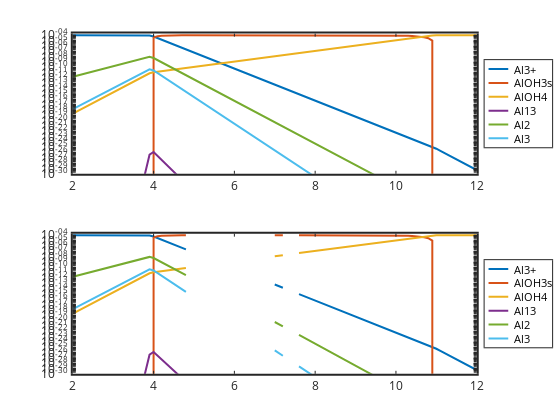

Here is the notebook cell this chart was saved with:
### Code cell
subplot(211)
semilogy(pH,Alp3,'linewidth',2,pH,AlLOH3Rs,'linewidth',2,pH,AlLOHR4m,'linewidth',2, ...
pH,Al13LOHR32p7,'linewidth',2,pH,Al2,'linewidth',2,pH,Al3,'linewidth',2)
 set(gca,'linewidth',2,'fontsize',12)
legend('Al3+','AlOH3s','AlOH4','Al13','Al2','Al3','location','eastoutside')
axis([2 12 1e-30 2e-4])

subplot(212)
semilogy(pH,PAlp3,'linewidth',2,pH,PAlLOH3Rs,'linewidth',2,pH,PAlLOHR4m,'linewidth',2, ...
pH,PAl13LOHR32p7,'linewidth',2,pH,PAl2,'linewidth',2,pH,PAl3,'linewidth',2)
set(gca,'linewidth',2,'fontsize',12)
legend('Al3+','AlOH3s','AlOH4','Al13','Al2','Al3','location','eastoutside')
axis([2 12 1e-30 2e-4])

### Figure 1 — Plotly figure (JSON) as saved in the notebook; plotly's stock layout.template omitted (floating-point values rounded to 4 significant figures; data arrays with more than 128 entries replaced by an {"elided": "..."} marker saying what was removed)
{"data": [{"line": {"color": "rgb(0,113,188)", "dash": "solid", "width": 2}, "marker": {"color": "rgb(0,113,188)", "line": {"color": "rgb(0,113,188)"}, "size": 6, "symbol": "none"}, "mode": "lines", "name": "Al3+", "showlegend": true, "type": "scatter", "visibility": true, "x": [2, 2.1, 2.2, 2.3, 2.4, 2.5, 2.6, 2.7, 2.8, 2.9, 3, 3.1, 3.2, 3.3, 3.4, 3.5, 3.6, 3.7, 3.8, 3.9, 4, 4.1, 4.2, 4.3, 4.4, 4.5, 4.6, 4.7, 4.8, 4.9, 5, 5.1, 5.2, 5.3, 5.4, 5.5, 5.6, 5.7, 5.8, 5.9, 6, 6.1, 6.2, 6.3, 6.4, 6.5, 6.6, 6.7, 6.8, 6.9, 7, 7.1, 7.2, 7.3, 7.4, 7.5, 7.6, 7.7, 7.8, 7.9, 8, 8.1, 8.2, 8.3, 8.4, 8.5, 8.6, 8.7, 8.8, 8.9, 9, 9.1, 9.2, 9.3, 9.4, 9.5, 9.6, 9.7, 9.8, 9.9, 10, 10.1, 10.2, 10.3, 10.4, 10.5, 10.6, 10.7, 10.8, 10.9, 11, 11.1, 11.2, 11.3, 11.4, 11.5, 11.6, 11.7, 11.8, 11.9, 12], "xaxis": "x", "y": [9.989e-05, 9.986e-05, 9.983e-05, 9.978e-05, 9.972e-05, 9.965e-05, 9.956e-05, 9.945e-05, 9.931e-05, 9.913e-05, 9.891e-05, 9.862e-05, 9.827e-05, 9.783e-05, 9.729e-05, 9.66e-05, 9.575e-05, 9.469e-05, 9.339e-05, 9.179e-05, 5.702e-05, 2.858e-05, 1.432e-05, 7.178e-06, 3.597e-06, 1.803e-06, 9.036e-07, 4.529e-07, 2.27e-07, 1.138e-07, 5.702e-08, 2.858e-08, 1.432e-08, 7.178e-09, 3.597e-09, 1.803e-09, 9.036e-10, 4.529e-10, 2.27e-10, 1.138e-10, 5.702e-11, 2.858e-11, 1.432e-11, 7.178e-12, 3.597e-12, 1.803e-12, 9.036e-13, 4.529e-13, 2.27e-13, 1.138e-13, 5.702e-14, 2.858e-14, 1.432e-14, 7.178e-15, 3.597e-15, 1.803e-15, 9.036e-16, 4.529e-16, 2.27e-16, 1.138e-16, 5.702e-17, 2.858e-17, 1.432e-17, 7.178e-18, 3.597e-18, 1.803e-18, 9.036e-19, 4.529e-19, 2.27e-19, 1.138e-19, 5.702e-20, 2.858e-20, 1.432e-20, 7.178e-21, 3.597e-21, 1.803e-21, 9.036e-22, 4.529e-22, 2.27e-22, 1.138e-22, 5.702e-23, 2.858e-23, 1.432e-23, 7.178e-24, 3.597e-24, 1.803e-24, 9.036e-25, 4.529e-25, 2.27e-25, 1.138e-25, 5.012e-26, 1.995e-26, 7.943e-27, 3.162e-27, 1.259e-27, 5.012e-28, 1.995e-28, 7.943e-29, 3.162e-29, 1.259e-29, 5.012e-30], "yaxis": "y"}, {"line": {"color": "rgb(216,82,24)", "dash": "solid", "width": 2}, "marker": {"color": "rgb(216,82,24)", "line": {"color": "rgb(216,82,24)"}, "size": 6, "symbol": "none"}, "mode": "lines", "name": "AlOH3s", "showlegend": true, "type": "scatter", "visibility": true, "x": [2, 2.1, 2.2, 2.3, 2.4, 2.5, 2.6, 2.7, 2.8, 2.9, 3, 3.1, 3.2, 3.3, 3.4, 3.5, 3.6, 3.7, 3.8, 3.9, 4, 4.1, 4.2, 4.3, 4.4, 4.5, 4.6, 4.7, 4.8, 4.9, 5, 5.1, 5.2, 5.3, 5.4, 5.5, 5.6, 5.7, 5.8, 5.9, 6, 6.1, 6.2, 6.3, 6.4, 6.5, 6.6, 6.7, 6.8, 6.9, 7, 7.1, 7.2, 7.3, 7.4, 7.5, 7.6, 7.7, 7.8, 7.9, 8, 8.1, 8.2, 8.3, 8.4, 8.5, 8.6, 8.7, 8.8, 8.9, 9, 9.1, 9.2, 9.3, 9.4, 9.5, 9.6, 9.7, 9.8, 9.9, 10, 10.1, 10.2, 10.3, 10.4, 10.5, 10.6, 10.7, 10.8, 10.9, 11, 11.1, 11.2, 11.3, 11.4, 11.5, 11.6, 11.7, 11.8, 11.9, 12], "xaxis": "x", "y": [0, 0, 0, 0, 0, 0, 0, 0, 0, 0, 0, 0, 0, 0, 0, 0, 0, 0, 0, 0, 3.653e-05, 6.733e-05, 8.308e-05, 9.117e-05, 9.535e-05, 9.752e-05, 9.866e-05, 9.927e-05, 9.959e-05, 9.977e-05, 9.987e-05, 9.992e-05, 9.995e-05, 9.997e-05, 9.998e-05, 9.999e-05, 9.999e-05, 9.999e-05, 0.0001, 0.0001, 0.0001, 0.0001, 0.0001, 0.0001, 0.0001, 0.0001, 0.0001, 9.999e-05, 9.999e-05, 9.999e-05, 9.999e-05, 9.999e-05, 9.998e-05, 9.998e-05, 9.997e-05, 9.996e-05, 9.995e-05, 9.994e-05, 9.993e-05, 9.991e-05, 9.989e-05, 9.986e-05, 9.982e-05, 9.977e-05, 9.971e-05, 9.964e-05, 9.955e-05, 9.943e-05, 9.928e-05, 9.91e-05, 9.886e-05, 9.857e-05, 9.82e-05, 9.773e-05, 9.714e-05, 9.64e-05, 9.547e-05, 9.43e-05, 9.282e-05, 9.096e-05, 8.862e-05, 8.568e-05, 8.197e-05, 7.73e-05, 7.142e-05, 6.403e-05, 5.471e-05, 4.298e-05, 2.822e-05, 9.635e-06, 0, 0, 0, 0, 0, 0, 0, 0, 0, 0, 0], "yaxis": "y"}, {"line": {"color": "rgb(236,176,31)", "dash": "solid", "width": 2}, "marker": {"color": "rgb(236,176,31)", "line": {"color": "rgb(236,176,31)"}, "size": 6, "symbol": "none"}, "mode": "lines", "name": "AlOH4", "showlegend": true, "type": "scatter", "visibility": true, "x": [2, 2.1, 2.2, 2.3, 2.4, 2.5, 2.6, 2.7, 2.8, 2.9, 3, 3.1, 3.2, 3.3, 3.4, 3.5, 3.6, 3.7, 3.8, 3.9, 4, 4.1, 4.2, 4.3, 4.4, 4.5, 4.6, 4.7, 4.8, 4.9, 5, 5.1, 5.2, 5.3, 5.4, 5.5, 5.6, 5.7, 5.8, 5.9, 6, 6.1, 6.2, 6.3, 6.4, 6.5, 6.6, 6.7, 6.8, 6.9, 7, 7.1, 7.2, 7.3, 7.4, 7.5, 7.6, 7.7, 7.8, 7.9, 8, 8.1, 8.2, 8.3, 8.4, 8.5, 8.6, 8.7, 8.8, 8.9, 9, 9.1, 9.2, 9.3, 9.4, 9.5, 9.6, 9.7, 9.8, 9.9, 10, 10.1, 10.2, 10.3, 10.4, 10.5, 10.6, 10.7, 10.8, 10.9, 11, 11.1, 11.2, 11.3, 11.4, 11.5, 11.6, 11.7, 11.8, 11.9, 12], "xaxis": "x", "y": [1.993e-19, 5.005e-19, 1.257e-18, 3.155e-18, 7.921e-18, 1.988e-17, 4.99e-17, 1.252e-16, 3.14e-16, 7.874e-16, 1.973e-15, 4.943e-15, 1.237e-14, 3.094e-14, 7.728e-14, 1.927e-13, 4.799e-13, 1.192e-12, 2.953e-12, 7.291e-12, 1.138e-11, 1.432e-11, 1.803e-11, 2.27e-11, 2.858e-11, 3.597e-11, 4.529e-11, 5.702e-11, 7.178e-11, 9.036e-11, 1.138e-10, 1.432e-10, 1.803e-10, 2.27e-10, 2.858e-10, 3.597e-10, 4.529e-10, 5.702e-10, 7.178e-10, 9.036e-10, 1.138e-09, 1.432e-09, 1.803e-09, 2.27e-09, 2.858e-09, 3.597e-09, 4.529e-09, 5.702e-09, 7.178e-09, 9.036e-09, 1.138e-08, 1.432e-08, 1.803e-08, 2.27e-08, 2.858e-08, 3.597e-08, 4.529e-08, 5.702e-08, 7.178e-08, 9.036e-08, 1.138e-07, 1.432e-07, 1.803e-07, 2.27e-07, 2.858e-07, 3.597e-07, 4.529e-07, 5.702e-07, 7.178e-07, 9.036e-07, 1.138e-06, 1.432e-06, 1.803e-06, 2.27e-06, 2.858e-06, 3.597e-06, 4.529e-06, 5.702e-06, 7.178e-06, 9.036e-06, 1.138e-05, 1.432e-05, 1.803e-05, 2.27e-05, 2.858e-05, 3.597e-05, 4.529e-05, 5.702e-05, 7.178e-05, 9.036e-05, 0.0001, 0.0001, 0.0001, 0.0001, 0.0001, 0.0001, 0.0001, 0.0001, 0.0001, 0.0001, 0.0001], "yaxis": "y"}, {"line": {"color": "rgb(125,46,141)", "dash": "solid", "width": 2}, "marker": {"color": "rgb(125,46,141)", "line": {"color": "rgb(125,46,141)"}, "size": 6, "symbol": "none"}, "mode": "lines", "name": "Al13", "showlegend": true, "type": "scatter", "visibility": true, "x": [2, 2.1, 2.2, 2.3, 2.4, 2.5, 2.6, 2.7, 2.8, 2.9, 3, 3.1, 3.2, 3.3, 3.4, 3.5, 3.6, 3.7, 3.8, 3.9, 4, 4.1, 4.2, 4.3, 4.4, 4.5, 4.6, 4.7, 4.8, 4.9, 5, 5.1, 5.2, 5.3, 5.4, 5.5, 5.6, 5.7, 5.8, 5.9, 6, 6.1, 6.2, 6.3, 6.4, 6.5, 6.6, 6.7, 6.8, 6.9, 7, 7.1, 7.2, 7.3, 7.4, 7.5, 7.6, 7.7, 7.8, 7.9, 8, 8.1, 8.2, 8.3, 8.4, 8.5, 8.6, 8.7, 8.8, 8.9, 9, 9.1, 9.2, 9.3, 9.4, 9.5, 9.6, 9.7, 9.8, 9.9, 10, 10.1, 10.2, 10.3, 10.4, 10.5, 10.6, 10.7, 10.8, 10.9, 11, 11.1, 11.2, 11.3, 11.4, 11.5, 11.6, 11.7, 11.8, 11.9, 12], "xaxis": "x", "y": [1.836e-87, 2.898e-84, 4.572e-81, 7.204e-78, 1.133e-74, 1.78e-71, 2.788e-68, 4.353e-65, 6.773e-62, 1.049e-58, 1.614e-55, 2.465e-52, 3.73e-49, 5.577e-46, 8.215e-43, 1.188e-39, 1.678e-36, 2.302e-33, 3.047e-30, 3.856e-27, 1.253e-26, 2.5e-27, 4.989e-28, 9.954e-29, 1.986e-29, 3.963e-30, 7.907e-31, 1.578e-31, 3.148e-32, 6.281e-33, 1.253e-33, 2.5e-34, 4.989e-35, 9.954e-36, 1.986e-36, 3.963e-37, 7.907e-38, 1.578e-38, 3.148e-39, 6.281e-40, 1.253e-40, 2.5e-41, 4.989e-42, 9.954e-43, 1.986e-43, 3.963e-44, 7.907e-45, 1.578e-45, 3.148e-46, 6.281e-47, 1.253e-47, 2.5e-48, 4.989e-49, 9.954e-50, 1.986e-50, 3.963e-51, 7.907e-52, 1.578e-52, 3.148e-53, 6.281e-54, 1.253e-54, 2.5e-55, 4.989e-56, 9.954e-57, 1.986e-57, 3.963e-58, 7.907e-59, 1.578e-59, 3.148e-60, 6.281e-61, 1.253e-61, 2.5e-62, 4.989e-63, 9.954e-64, 1.986e-64, 3.963e-65, 7.907e-66, 1.578e-66, 3.148e-67, 6.281e-68, 1.253e-68, 2.5e-69, 4.989e-70, 9.954e-71, 1.986e-71, 3.963e-72, 7.907e-73, 1.578e-73, 3.148e-74, 6.281e-75, 2.344e-76, 2.344e-78, 2.344e-80, 2.344e-82, 2.344e-84, 2.344e-86, 2.344e-88, 2.344e-90, 2.344e-92, 2.344e-94, 2.344e-96], "yaxis": "y"}, {"line": {"color": "rgb(118,171,47)", "dash": "solid", "width": 2}, "marker": {"color": "rgb(118,171,47)", "line": {"color": "rgb(118,171,47)"}, "size": 6, "symbol": "none"}, "mode": "lines", "name": "Al2", "showlegend": true, "type": "scatter", "visibility": true, "x": [2, 2.1, 2.2, 2.3, 2.4, 2.5, 2.6, 2.7, 2.8, 2.9, 3, 3.1, 3.2, 3.3, 3.4, 3.5, 3.6, 3.7, 3.8, 3.9, 4, 4.1, 4.2, 4.3, 4.4, 4.5, 4.6, 4.7, 4.8, 4.9, 5, 5.1, 5.2, 5.3, 5.4, 5.5, 5.6, 5.7, 5.8, 5.9, 6, 6.1, 6.2, 6.3, 6.4, 6.5, 6.6, 6.7, 6.8, 6.9, 7, 7.1, 7.2, 7.3, 7.4, 7.5, 7.6, 7.7, 7.8, 7.9, 8, 8.1, 8.2, 8.3, 8.4, 8.5, 8.6, 8.7, 8.8, 8.9, 9, 9.1, 9.2, 9.3, 9.4, 9.5, 9.6, 9.7, 9.8, 9.9, 10, 10.1, 10.2, 10.3, 10.4, 10.5, 10.6, 10.7, 10.8, 10.9, 11, 11.1, 11.2, 11.3, 11.4, 11.5, 11.6, 11.7, 11.8, 11.9, 12], "xaxis": "x", "y": [1.617e-12, 2.562e-12, 4.058e-12, 6.425e-12, 1.017e-11, 1.61e-11, 2.547e-11, 4.027e-11, 6.364e-11, 1.005e-10, 1.586e-10, 2.499e-10, 3.933e-10, 6.177e-10, 9.68e-10, 1.513e-09, 2.355e-09, 3.651e-09, 5.629e-09, 8.617e-09, 5.27e-09, 2.098e-09, 8.352e-10, 3.325e-10, 1.324e-10, 5.27e-11, 2.098e-11, 8.352e-12, 3.325e-12, 1.324e-12, 5.27e-13, 2.098e-13, 8.352e-14, 3.325e-14, 1.324e-14, 5.27e-15, 2.098e-15, 8.352e-16, 3.325e-16, 1.324e-16, 5.27e-17, 2.098e-17, 8.352e-18, 3.325e-18, 1.324e-18, 5.27e-19, 2.098e-19, 8.352e-20, 3.325e-20, 1.324e-20, 5.27e-21, 2.098e-21, 8.352e-22, 3.325e-22, 1.324e-22, 5.27e-23, 2.098e-23, 8.352e-24, 3.325e-24, 1.324e-24, 5.27e-25, 2.098e-25, 8.352e-26, 3.325e-26, 1.324e-26, 5.27e-27, 2.098e-27, 8.352e-28, 3.325e-28, 1.324e-28, 5.27e-29, 2.098e-29, 8.352e-30, 3.325e-30, 1.324e-30, 5.27e-31, 2.098e-31, 8.352e-32, 3.325e-32, 1.324e-32, 5.27e-33, 2.098e-33, 8.352e-34, 3.325e-34, 1.324e-34, 5.27e-35, 2.098e-35, 8.352e-36, 3.325e-36, 1.324e-36, 4.072e-37, 1.023e-37, 2.569e-38, 6.454e-39, 1.621e-39, 4.072e-40, 1.023e-40, 2.569e-41, 6.454e-42, 1.621e-42, 4.072e-43], "yaxis": "y"}, {"line": {"color": "rgb(76,189,237)", "dash": "solid", "width": 2}, "marker": {"color": "rgb(76,189,237)", "line": {"color": "rgb(76,189,237)"}, "size": 6, "symbol": "none"}, "mode": "lines", "name": "Al3", "showlegend": true, "type": "scatter", "visibility": true, "x": [2, 2.1, 2.2, 2.3, 2.4, 2.5, 2.6, 2.7, 2.8, 2.9, 3, 3.1, 3.2, 3.3, 3.4, 3.5, 3.6, 3.7, 3.8, 3.9, 4, 4.1, 4.2, 4.3, 4.4, 4.5, 4.6, 4.7, 4.8, 4.9, 5, 5.1, 5.2, 5.3, 5.4, 5.5, 5.6, 5.7, 5.8, 5.9, 6, 6.1, 6.2, 6.3, 6.4, 6.5, 6.6, 6.7, 6.8, 6.9, 7, 7.1, 7.2, 7.3, 7.4, 7.5, 7.6, 7.7, 7.8, 7.9, 8, 8.1, 8.2, 8.3, 8.4, 8.5, 8.6, 8.7, 8.8, 8.9, 9, 9.1, 9.2, 9.3, 9.4, 9.5, 9.6, 9.7, 9.8, 9.9, 10, 10.1, 10.2, 10.3, 10.4, 10.5, 10.6, 10.7, 10.8, 10.9, 11, 11.1, 11.2, 11.3, 11.4, 11.5, 11.6, 11.7, 11.8, 11.9, 12], "xaxis": "x", "y": [1.313e-18, 3.295e-18, 8.268e-18, 2.074e-17, 5.201e-17, 1.304e-16, 3.266e-16, 8.175e-16, 2.045e-15, 5.109e-15, 1.275e-14, 3.174e-14, 7.889e-14, 1.955e-13, 4.829e-13, 1.188e-12, 2.905e-12, 7.058e-12, 1.701e-11, 4.056e-11, 2.442e-11, 7.721e-12, 2.442e-12, 7.721e-13, 2.442e-13, 7.721e-14, 2.442e-14, 7.721e-15, 2.442e-15, 7.721e-16, 2.442e-16, 7.721e-17, 2.442e-17, 7.721e-18, 2.442e-18, 7.721e-19, 2.442e-19, 7.721e-20, 2.442e-20, 7.721e-21, 2.442e-21, 7.721e-22, 2.442e-22, 7.721e-23, 2.442e-23, 7.721e-24, 2.442e-24, 7.721e-25, 2.442e-25, 7.721e-26, 2.442e-26, 7.721e-27, 2.442e-27, 7.721e-28, 2.442e-28, 7.721e-29, 2.442e-29, 7.721e-30, 2.442e-30, 7.721e-31, 2.442e-31, 7.721e-32, 2.442e-32, 7.721e-33, 2.442e-33, 7.721e-34, 2.442e-34, 7.721e-35, 2.442e-35, 7.721e-36, 2.442e-36, 7.721e-37, 2.442e-37, 7.721e-38, 2.442e-38, 7.721e-39, 2.442e-39, 7.721e-40, 2.442e-40, 7.721e-41, 2.442e-41, 7.721e-42, 2.442e-42, 7.721e-43, 2.442e-43, 7.721e-44, 2.442e-44, 7.721e-45, 2.442e-45, 7.721e-46, 1.658e-46, 2.628e-47, 4.166e-48, 6.602e-49, 1.046e-49, 1.658e-50, 2.628e-51, 4.166e-52, 6.602e-53, 1.046e-53, 1.658e-54], "yaxis": "y"}, {"hoverinfo": "none", "line": {"color": "rgb(0,113,188)", "dash": "solid", "width": 2}, "marker": {"color": "rgb(0,113,188)", "line": {"color": "rgb(0,113,188)"}, "size": 6, "symbol": "none"}, "mode": "lines", "name": "", "showlegend": false, "type": "scatter", "visibility": true, "x": [3, 18], "xaxis": "x2", "y": [6.78, 6.78], "yaxis": "y2"}, {"hoverinfo": "none", "line": {"color": "rgb(216,82,24)", "dash": "solid", "width": 2}, "marker": {"color": "rgb(216,82,24)", "line": {"color": "rgb(216,82,24)"}, "size": 6, "symbol": "none"}, "mode": "lines", "name": "", "showlegend": false, "type": "scatter", "visibility": true, "x": [3, 18], "xaxis": "x2", "y": [17.34, 17.34], "yaxis": "y2"}, {"hoverinfo": "none", "line": {"color": "rgb(236,176,31)", "dash": "solid", "width": 2}, "marker": {"color": "rgb(236,176,31)", "line": {"color": "rgb(236,176,31)"}, "size": 6, "symbol": "none"}, "mode": "lines", "name": "", "showlegend": false, "type": "scatter", "visibility": true, "x": [3, 18], "xaxis": "x2", "y": [27.9, 27.9], "yaxis": "y2"}, {"hoverinfo": "none", "line": {"color": "rgb(125,46,141)", "dash": "solid", "width": 2}, "marker": {"color": "rgb(125,46,141)", "line": {"color": "rgb(125,46,141)"}, "size": 6, "symbol": "none"}, "mode": "lines", "name": "", "showlegend": false, "type": "scatter", "visibility": true, "x": [3, 18], "xaxis": "x2", "y": [38.46, 38.46], "yaxis": "y2"}, {"hoverinfo": "none", "line": {"color": "rgb(118,171,47)", "dash": "solid", "width": 2}, "marker": {"color": "rgb(118,171,47)", "line": {"color": "rgb(118,171,47)"}, "size": 6, "symbol": "none"}, "mode": "lines", "name": "", "showlegend": false, "type": "scatter", "visibility": true, "x": [3, 18], "xaxis": "x2", "y": [49.02, 49.02], "yaxis": "y2"}, {"hoverinfo": "none", "line": {"color": "rgb(76,189,237)", "dash": "solid", "width": 2}, "marker": {"color": "rgb(76,189,237)", "line": {"color": "rgb(76,189,237)"}, "size": 6, "symbol": "none"}, "mode": "lines", "name": "", "showlegend": false, "type": "scatter", "visibility": true, "x": [3, 18], "xaxis": "x2", "y": [59.58, 59.58], "yaxis": "y2"}, {"line": {"color": "rgb(0,113,188)", "dash": "solid", "width": 2}, "marker": {"color": "rgb(0,113,188)", "line": {"color": "rgb(0,113,188)"}, "size": 6, "symbol": "none"}, "mode": "lines", "name": "Al3+", "showlegend": true, "type": "scatter", "visibility": true, "x": [2, 2.1, 2.2, 2.3, 2.4, 2.5, 2.6, 2.7, 2.8, 2.9, 3, 3.1, 3.2, 3.3, 3.4, 3.5, 3.6, 3.7, 3.8, 3.9, 4, 4.1, 4.2, 4.3, 4.4, 4.5, 4.6, 4.7, 4.8, 4.9, 5, 5.1, 5.2, 5.3, 5.4, 5.5, 5.6, 5.7, 5.8, 5.9, 6, 6.1, 6.2, 6.3, 6.4, 6.5, 6.6, 6.7, 6.8, 6.9, 7, 7.1, 7.2, 7.3, 7.4, 7.5, 7.6, 7.7, 7.8, 7.9, 8, 8.1, 8.2, 8.3, 8.4, 8.5, 8.6, 8.7, 8.8, 8.9, 9, 9.1, 9.2, 9.3, 9.4, 9.5, 9.6, 9.7, 9.8, 9.9, 10, 10.1, 10.2, 10.3, 10.4, 10.5, 10.6, 10.7, 10.8, 10.9, 11, 11.1, 11.2, 11.3, 11.4, 11.5, 11.6, 11.7, 11.8, 11.9, 12], "xaxis": "x3", "y": [9.989e-05, 9.986e-05, 9.983e-05, 9.978e-05, 9.972e-05, 9.965e-05, 9.956e-05, 9.945e-05, 9.931e-05, 9.913e-05, 9.891e-05, 9.863e-05, 9.827e-05, 9.783e-05, 9.729e-05, 9.66e-05, 9.575e-05, 9.469e-05, 9.339e-05, 9.179e-05, 5.702e-05, 2.858e-05, 1.432e-05, 7.178e-06, 3.598e-06, 1.803e-06, 9.037e-07, 4.529e-07, 2.27e-07, null, null, null, null, null, null, 1.803e-09, null, null, null, null, null, null, null, null, 3.598e-12, null, null, null, null, null, 5.702e-14, 2.858e-14, 1.432e-14, null, 3.598e-15, null, 9.037e-16, 4.529e-16, 2.27e-16, 1.138e-16, 5.702e-17, 2.858e-17, 1.432e-17, 7.178e-18, 3.598e-18, 1.803e-18, 9.037e-19, 4.529e-19, 2.27e-19, 1.138e-19, 5.702e-20, 2.858e-20, 1.432e-20, 7.178e-21, 3.598e-21, 1.803e-21, 9.037e-22, 4.529e-22, 2.27e-22, 1.138e-22, 5.702e-23, 2.858e-23, 1.432e-23, 7.178e-24, 3.598e-24, 1.803e-24, 9.037e-25, 4.529e-25, 2.27e-25, 1.138e-25, 5.013e-26, 1.996e-26, 7.945e-27, 3.163e-27, 1.259e-27, 5.013e-28, 1.996e-28, 7.947e-29, 3.164e-29, 1.26e-29, 5.016e-30], "yaxis": "y3"}, {"line": {"color": "rgb(216,82,24)", "dash": "solid", "width": 2}, "marker": {"color": "rgb(216,82,24)", "line": {"color": "rgb(216,82,24)"}, "size": 6, "symbol": "none"}, "mode": "lines", "name": "AlOH3s", "showlegend": true, "type": "scatter", "visibility": true, "x": [2, 2.1, 2.2, 2.3, 2.4, 2.5, 2.6, 2.7, 2.8, 2.9, 3, 3.1, 3.2, 3.3, 3.4, 3.5, 3.6, 3.7, 3.8, 3.9, 4, 4.1, 4.2, 4.3, 4.4, 4.5, 4.6, 4.7, 4.8, 4.9, 5, 5.1, 5.2, 5.3, 5.4, 5.5, 5.6, 5.7, 5.8, 5.9, 6, 6.1, 6.2, 6.3, 6.4, 6.5, 6.6, 6.7, 6.8, 6.9, 7, 7.1, 7.2, 7.3, 7.4, 7.5, 7.6, 7.7, 7.8, 7.9, 8, 8.1, 8.2, 8.3, 8.4, 8.5, 8.6, 8.7, 8.8, 8.9, 9, 9.1, 9.2, 9.3, 9.4, 9.5, 9.6, 9.7, 9.8, 9.9, 10, 10.1, 10.2, 10.3, 10.4, 10.5, 10.6, 10.7, 10.8, 10.9, 11, 11.1, 11.2, 11.3, 11.4, 11.5, 11.6, 11.7, 11.8, 11.9, 12], "xaxis": "x3", "y": [0, 0, 0, 0, 0, 0, 0, 0, 0, 0, 0, 0, 0, 0, 0, 0, 0, 0, 0, 0, 3.653e-05, 6.733e-05, 8.308e-05, 9.117e-05, 9.535e-05, 9.752e-05, 9.866e-05, 9.927e-05, 9.959e-05, null, null, null, null, null, null, 9.999e-05, null, null, null, null, null, null, null, null, 0.0001, null, null, null, null, null, 9.999e-05, 9.999e-05, 9.998e-05, null, 9.997e-05, null, 9.995e-05, 9.994e-05, 9.993e-05, 9.991e-05, 9.989e-05, 9.986e-05, 9.982e-05, 9.977e-05, 9.971e-05, 9.964e-05, 9.955e-05, 9.943e-05, 9.928e-05, 9.91e-05, 9.886e-05, 9.857e-05, 9.82e-05, 9.773e-05, 9.714e-05, 9.64e-05, 9.547e-05, 9.43e-05, 9.282e-05, 9.096e-05, 8.862e-05, 8.568e-05, 8.197e-05, 7.73e-05, 7.142e-05, 6.403e-05, 5.471e-05, 4.299e-05, 2.822e-05, 9.638e-06, 0, 0, 0, 0, 0, 0, 0, 0, 0, 0, 0], "yaxis": "y3"}, {"line": {"color": "rgb(236,176,31)", "dash": "solid", "width": 2}, "marker": {"color": "rgb(236,176,31)", "line": {"color": "rgb(236,176,31)"}, "size": 6, "symbol": "none"}, "mode": "lines", "name": "AlOH4", "showlegend": true, "type": "scatter", "visibility": true, "x": [2, 2.1, 2.2, 2.3, 2.4, 2.5, 2.6, 2.7, 2.8, 2.9, 3, 3.1, 3.2, 3.3, 3.4, 3.5, 3.6, 3.7, 3.8, 3.9, 4, 4.1, 4.2, 4.3, 4.4, 4.5, 4.6, 4.7, 4.8, 4.9, 5, 5.1, 5.2, 5.3, 5.4, 5.5, 5.6, 5.7, 5.8, 5.9, 6, 6.1, 6.2, 6.3, 6.4, 6.5, 6.6, 6.7, 6.8, 6.9, 7, 7.1, 7.2, 7.3, 7.4, 7.5, 7.6, 7.7, 7.8, 7.9, 8, 8.1, 8.2, 8.3, 8.4, 8.5, 8.6, 8.7, 8.8, 8.9, 9, 9.1, 9.2, 9.3, 9.4, 9.5, 9.6, 9.7, 9.8, 9.9, 10, 10.1, 10.2, 10.3, 10.4, 10.5, 10.6, 10.7, 10.8, 10.9, 11, 11.1, 11.2, 11.3, 11.4, 11.5, 11.6, 11.7, 11.8, 11.9, 12], "xaxis": "x3", "y": [1.992e-19, 5.002e-19, 1.256e-18, 3.154e-18, 7.918e-18, 1.988e-17, 4.989e-17, 1.252e-16, 3.14e-16, 7.873e-16, 1.973e-15, 4.942e-15, 1.237e-14, 3.093e-14, 7.727e-14, 1.927e-13, 4.798e-13, 1.192e-12, 2.953e-12, 7.29e-12, 1.138e-11, 1.432e-11, 1.803e-11, 2.27e-11, 2.858e-11, 3.597e-11, 4.529e-11, 5.702e-11, 7.178e-11, null, null, null, null, null, null, 3.597e-10, null, null, null, null, null, null, null, null, 2.858e-09, null, null, null, null, null, 1.138e-08, 1.432e-08, 1.803e-08, null, 2.858e-08, null, 4.529e-08, 5.702e-08, 7.178e-08, 9.036e-08, 1.138e-07, 1.432e-07, 1.803e-07, 2.27e-07, 2.858e-07, 3.597e-07, 4.529e-07, 5.702e-07, 7.178e-07, 9.036e-07, 1.138e-06, 1.432e-06, 1.803e-06, 2.27e-06, 2.858e-06, 3.597e-06, 4.529e-06, 5.702e-06, 7.178e-06, 9.036e-06, 1.138e-05, 1.432e-05, 1.803e-05, 2.27e-05, 2.858e-05, 3.597e-05, 4.529e-05, 5.701e-05, 7.178e-05, 9.036e-05, 0.0001, 0.0001, 0.0001, 0.0001, 0.0001, 0.0001, 0.0001, 0.0001, 0.0001, 0.0001, 0.0001], "yaxis": "y3"}, {"line": {"color": "rgb(125,46,141)", "dash": "solid", "width": 2}, "marker": {"color": "rgb(125,46,141)", "line": {"color": "rgb(125,46,141)"}, "size": 6, "symbol": "none"}, "mode": "lines", "name": "Al13", "showlegend": true, "type": "scatter", "visibility": true, "x": [2, 2.1, 2.2, 2.3, 2.4, 2.5, 2.6, 2.7, 2.8, 2.9, 3, 3.1, 3.2, 3.3, 3.4, 3.5, 3.6, 3.7, 3.8, 3.9, 4, 4.1, 4.2, 4.3, 4.4, 4.5, 4.6, 4.7, 4.8, 4.9, 5, 5.1, 5.2, 5.3, 5.4, 5.5, 5.6, 5.7, 5.8, 5.9, 6, 6.1, 6.2, 6.3, 6.4, 6.5, 6.6, 6.7, 6.8, 6.9, 7, 7.1, 7.2, 7.3, 7.4, 7.5, 7.6, 7.7, 7.8, 7.9, 8, 8.1, 8.2, 8.3, 8.4, 8.5, 8.6, 8.7, 8.8, 8.9, 9, 9.1, 9.2, 9.3, 9.4, 9.5, 9.6, 9.7, 9.8, 9.9, 10, 10.1, 10.2, 10.3, 10.4, 10.5, 10.6, 10.7, 10.8, 10.9, 11, 11.1, 11.2, 11.3, 11.4, 11.5, 11.6, 11.7, 11.8, 11.9, 12], "xaxis": "x3", "y": [0, 0, 0, 0, 0, 0, 0, 0, 0, 0, 0, 0, 0, 0, 0, 1.187e-39, 1.677e-36, 2.301e-33, 3.045e-30, 3.854e-27, 1.253e-26, 2.501e-27, 4.989e-28, 9.955e-29, 1.986e-29, 3.963e-30, 7.908e-31, 1.578e-31, 3.148e-32, null, null, null, null, null, null, 3.963e-37, null, null, null, null, null, null, null, null, 0, null, null, null, null, null, 0, 0, 0, null, 0, null, 0, 0, 0, 0, 0, 0, 0, 0, 0, 0, 0, 0, 0, 0, 0, 0, 0, 0, 0, 0, 0, 0, 0, 0, 0, 0, 0, 0, 0, 0, 0, 0, 0, 0, 0, 0, 0, 0, 0, 0, 0, 0, 0, 0, 0], "yaxis": "y3"}, {"line": {"color": "rgb(118,171,47)", "dash": "solid", "width": 2}, "marker": {"color": "rgb(118,171,47)", "line": {"color": "rgb(118,171,47)"}, "size": 6, "symbol": "none"}, "mode": "lines", "name": "Al2", "showlegend": true, "type": "scatter", "visibility": true, "x": [2, 2.1, 2.2, 2.3, 2.4, 2.5, 2.6, 2.7, 2.8, 2.9, 3, 3.1, 3.2, 3.3, 3.4, 3.5, 3.6, 3.7, 3.8, 3.9, 4, 4.1, 4.2, 4.3, 4.4, 4.5, 4.6, 4.7, 4.8, 4.9, 5, 5.1, 5.2, 5.3, 5.4, 5.5, 5.6, 5.7, 5.8, 5.9, 6, 6.1, 6.2, 6.3, 6.4, 6.5, 6.6, 6.7, 6.8, 6.9, 7, 7.1, 7.2, 7.3, 7.4, 7.5, 7.6, 7.7, 7.8, 7.9, 8, 8.1, 8.2, 8.3, 8.4, 8.5, 8.6, 8.7, 8.8, 8.9, 9, 9.1, 9.2, 9.3, 9.4, 9.5, 9.6, 9.7, 9.8, 9.9, 10, 10.1, 10.2, 10.3, 10.4, 10.5, 10.6, 10.7, 10.8, 10.9, 11, 11.1, 11.2, 11.3, 11.4, 11.5, 11.6, 11.7, 11.8, 11.9, 12], "xaxis": "x3", "y": [1.617e-12, 2.561e-12, 4.057e-12, 6.424e-12, 1.017e-11, 1.61e-11, 2.546e-11, 4.027e-11, 6.364e-11, 1.005e-10, 1.586e-10, 2.499e-10, 3.932e-10, 6.177e-10, 9.68e-10, 1.513e-09, 2.355e-09, 3.651e-09, 5.628e-09, 8.617e-09, 5.27e-09, 2.098e-09, 8.353e-10, 3.325e-10, 1.324e-10, 5.27e-11, 2.098e-11, 8.353e-12, 3.325e-12, null, null, null, null, null, null, 5.27e-15, null, null, null, null, null, null, null, null, 1.324e-18, null, null, null, null, null, 5.27e-21, 2.098e-21, 8.353e-22, null, 1.324e-22, null, 2.098e-23, 8.353e-24, 3.325e-24, 1.324e-24, 5.27e-25, 2.098e-25, 8.353e-26, 3.325e-26, 1.324e-26, 5.27e-27, 2.098e-27, 8.353e-28, 3.325e-28, 1.324e-28, 5.27e-29, 2.098e-29, 8.353e-30, 3.325e-30, 1.324e-30, 5.27e-31, 2.098e-31, 8.353e-32, 3.325e-32, 1.324e-32, 5.27e-33, 2.098e-33, 8.353e-34, 3.325e-34, 1.324e-34, 5.27e-35, 2.098e-35, 8.353e-36, 3.325e-36, 1.324e-36, 4.073e-37, 1.023e-37, 2.57e-38, 6.456e-39, 1.622e-39, 4.074e-40, 1.023e-40, 0, 0, 0, 0], "yaxis": "y3"}, {"line": {"color": "rgb(76,189,237)", "dash": "solid", "width": 2}, "marker": {"color": "rgb(76,189,237)", "line": {"color": "rgb(76,189,237)"}, "size": 6, "symbol": "none"}, "mode": "lines", "name": "Al3", "showlegend": true, "type": "scatter", "visibility": true, "x": [2, 2.1, 2.2, 2.3, 2.4, 2.5, 2.6, 2.7, 2.8, 2.9, 3, 3.1, 3.2, 3.3, 3.4, 3.5, 3.6, 3.7, 3.8, 3.9, 4, 4.1, 4.2, 4.3, 4.4, 4.5, 4.6, 4.7, 4.8, 4.9, 5, 5.1, 5.2, 5.3, 5.4, 5.5, 5.6, 5.7, 5.8, 5.9, 6, 6.1, 6.2, 6.3, 6.4, 6.5, 6.6, 6.7, 6.8, 6.9, 7, 7.1, 7.2, 7.3, 7.4, 7.5, 7.6, 7.7, 7.8, 7.9, 8, 8.1, 8.2, 8.3, 8.4, 8.5, 8.6, 8.7, 8.8, 8.9, 9, 9.1, 9.2, 9.3, 9.4, 9.5, 9.6, 9.7, 9.8, 9.9, 10, 10.1, 10.2, 10.3, 10.4, 10.5, 10.6, 10.7, 10.8, 10.9, 11, 11.1, 11.2, 11.3, 11.4, 11.5, 11.6, 11.7, 11.8, 11.9, 12], "xaxis": "x3", "y": [1.312e-18, 3.293e-18, 8.264e-18, 2.073e-17, 5.199e-17, 1.303e-16, 3.265e-16, 8.173e-16, 2.044e-15, 5.108e-15, 1.274e-14, 3.174e-14, 7.888e-14, 1.955e-13, 4.828e-13, 1.187e-12, 2.904e-12, 7.057e-12, 1.7e-11, 4.055e-11, 2.442e-11, 7.722e-12, 2.442e-12, 7.722e-13, 2.442e-13, 7.722e-14, 2.442e-14, 7.722e-15, 2.442e-15, null, null, null, null, null, null, 7.722e-19, null, null, null, null, null, null, null, null, 2.442e-23, null, null, null, null, null, 2.442e-26, 7.722e-27, 2.442e-27, null, 2.442e-28, null, 2.442e-29, 7.722e-30, 2.442e-30, 7.722e-31, 2.442e-31, 7.722e-32, 2.442e-32, 7.722e-33, 2.442e-33, 7.722e-34, 2.442e-34, 7.722e-35, 2.442e-35, 7.722e-36, 2.442e-36, 7.722e-37, 2.442e-37, 7.722e-38, 2.442e-38, 7.722e-39, 2.442e-39, 7.722e-40, 2.442e-40, 0, 0, 0, 0, 0, 0, 0, 0, 0, 0, 0, 0, 0, 0, 0, 0, 0, 0, 0, 0, 0, 0], "yaxis": "y3"}, {"hoverinfo": "none", "line": {"color": "rgb(0,113,188)", "dash": "solid", "width": 2}, "marker": {"color": "rgb(0,113,188)", "line": {"color": "rgb(0,113,188)"}, "size": 6, "symbol": "none"}, "mode": "lines", "name": "", "showlegend": false, "type": "scatter", "visibility": true, "x": [3, 18], "xaxis": "x4", "y": [6.78, 6.78], "yaxis": "y4"}, {"hoverinfo": "none", "line": {"color": "rgb(216,82,24)", "dash": "solid", "width": 2}, "marker": {"color": "rgb(216,82,24)", "line": {"color": "rgb(216,82,24)"}, "size": 6, "symbol": "none"}, "mode": "lines", "name": "", "showlegend": false, "type": "scatter", "visibility": true, "x": [3, 18], "xaxis": "x4", "y": [17.34, 17.34], "yaxis": "y4"}, {"hoverinfo": "none", "line": {"color": "rgb(236,176,31)", "dash": "solid", "width": 2}, "marker": {"color": "rgb(236,176,31)", "line": {"color": "rgb(236,176,31)"}, "size": 6, "symbol": "none"}, "mode": "lines", "name": "", "showlegend": false, "type": "scatter", "visibility": true, "x": [3, 18], "xaxis": "x4", "y": [27.9, 27.9], "yaxis": "y4"}, {"hoverinfo": "none", "line": {"color": "rgb(125,46,141)", "dash": "solid", "width": 2}, "marker": {"color": "rgb(125,46,141)", "line": {"color": "rgb(125,46,141)"}, "size": 6, "symbol": "none"}, "mode": "lines", "name": "", "showlegend": false, "type": "scatter", "visibility": true, "x": [3, 18], "xaxis": "x4", "y": [38.46, 38.46], "yaxis": "y4"}, {"hoverinfo": "none", "line": {"color": "rgb(118,171,47)", "dash": "solid", "width": 2}, "marker": {"color": "rgb(118,171,47)", "line": {"color": "rgb(118,171,47)"}, "size": 6, "symbol": "none"}, "mode": "lines", "name": "", "showlegend": false, "type": "scatter", "visibility": true, "x": [3, 18], "xaxis": "x4", "y": [49.02, 49.02], "yaxis": "y4"}, {"hoverinfo": "none", "line": {"color": "rgb(76,189,237)", "dash": "solid", "width": 2}, "marker": {"color": "rgb(76,189,237)", "line": {"color": "rgb(76,189,237)"}, "size": 6, "symbol": "none"}, "mode": "lines", "name": "", "showlegend": false, "type": "scatter", "visibility": true, "x": [3, 18], "xaxis": "x4", "y": [59.58, 59.58], "yaxis": "y4"}], "layout": {"annotations": [{"font": {"color": "rgb(0, 0, 0)", "size": 10.8}, "showarrow": false, "text": "Al3+", "x": 21, "xanchor": "left", "xref": "x2", "y": 6.78, "yanchor": "middle", "yref": "y2"}, {"font": {"color": "rgb(0, 0, 0)", "size": 10.8}, "showarrow": false, "text": "AlOH3s", "x": 21, "xanchor": "left", "xref": "x2", "y": 17.34, "yanchor": "middle", "yref": "y2"}, {"font": {"color": "rgb(0, 0, 0)", "size": 10.8}, "showarrow": false, "text": "AlOH4", "x": 21, "xanchor": "left", "xref": "x2", "y": 27.9, "yanchor": "middle", "yref": "y2"}, {"font": {"color": "rgb(0, 0, 0)", "size": 10.8}, "showarrow": false, "text": "Al13", "x": 21, "xanchor": "left", "xref": "x2", "y": 38.46, "yanchor": "middle", "yref": "y2"}, {"font": {"color": "rgb(0, 0, 0)", "size": 10.8}, "showarrow": false, "text": "Al2", "x": 21, "xanchor": "left", "xref": "x2", "y": 49.02, "yanchor": "middle", "yref": "y2"}, {"font": {"color": "rgb(0, 0, 0)", "size": 10.8}, "showarrow": false, "text": "Al3", "x": 21, "xanchor": "left", "xref": "x2", "y": 59.58, "yanchor": "middle", "yref": "y2"}, {"font": {"color": "rgb(0, 0, 0)", "size": 10.8}, "showarrow": false, "text": "Al3+", "x": 21, "xanchor": "left", "xref": "x4", "y": 6.78, "yanchor": "middle", "yref": "y4"}, {"font": {"color": "rgb(0, 0, 0)", "size": 10.8}, "showarrow": false, "text": "AlOH3s", "x": 21, "xanchor": "left", "xref": "x4", "y": 17.34, "yanchor": "middle", "yref": "y4"}, {"font": {"color": "rgb(0, 0, 0)", "size": 10.8}, "showarrow": false, "text": "AlOH4", "x": 21, "xanchor": "left", "xref": "x4", "y": 27.9, "yanchor": "middle", "yref": "y4"}, {"font": {"color": "rgb(0, 0, 0)", "size": 10.8}, "showarrow": false, "text": "Al13", "x": 21, "xanchor": "left", "xref": "x4", "y": 38.46, "yanchor": "middle", "yref": "y4"}, {"font": {"color": "rgb(0, 0, 0)", "size": 10.8}, "showarrow": false, "text": "Al2", "x": 21, "xanchor": "left", "xref": "x4", "y": 49.02, "yanchor": "middle", "yref": "y4"}, {"font": {"color": "rgb(0, 0, 0)", "size": 10.8}, "showarrow": false, "text": "Al3", "x": 21, "xanchor": "left", "xref": "x4", "y": 59.58, "yanchor": "middle", "yref": "y4"}], "height": 420, "hovermode": "closest", "margin": {"b": 0, "l": 0, "r": 0, "t": 0}, "plot_bgcolor": "rgba(0, 0, 0, 0)", "showlegend": false, "width": 560, "xaxis": {"anchor": "y", "autorange": false, "domain": [0.13, 0.8513], "exponentformat": "none", "gridcolor": "rgba(38,38,38,0.15)", "gridwidth": 2, "linecolor": "rgb(38,38,38)", "linewidth": 2, "mirror": "ticks", "range": [2, 12], "showgrid": false, "showline": true, "side": "bottom", "spikedash": "solid", "spikemode": "across", "spikesides": false, "spikethickness": 1, "tickangle": 0, "tickcolor": "rgb(38,38,38)", "tickfont": {"color": "rgb(38,38,38)", "size": 12}, "ticklen": 3, "ticks": "inside", "ticktext": ["2", "4", "6", "8", "10", "12"], "tickvals": [2, 4, 6, 8, 10, 12], "title": {"font": {"color": "rgb(0, 0, 0)", "size": 13.2}, "text": ""}, "type": "linear", "visible": true, "zeroline": false}, "xaxis2": {"anchor": "y2", "autorange": false, "domain": [0.8654, 0.9859], "exponentformat": "none", "fixedrange": true, "gridcolor": "rgba(38,38,38,0.15)", "gridwidth": 1, "linecolor": "rgb(38,38,38)", "linewidth": 1, "mirror": true, "range": [0, 51.42], "showgrid": false, "showline": true, "showspikes": false, "side": "bottom", "spikedash": "solid", "spikemode": "across", "spikesides": false, "spikethickness": 1, "tickangle": 0, "tickcolor": "rgb(38,38,38)", "tickfont": {"color": "rgb(38,38,38)", "size": 10.8}, "ticklen": 3, "ticks": "", "ticktext": [], "tickvals": [], "title": {"font": {"color": "rgb(0, 0, 0)", "size": 11.88}, "text": ""}, "type": "linear", "visible": true, "zeroline": false}, "xaxis3": {"anchor": "y3", "autorange": false, "domain": [0.13, 0.8513], "exponentformat": "none", "gridcolor": "rgba(38,38,38,0.15)", "gridwidth": 2, "linecolor": "rgb(38,38,38)", "linewidth": 2, "mirror": "ticks", "range": [2, 12], "showgrid": false, "showline": true, "side": "bottom", "spikedash": "solid", "spikemode": "across", "spikesides": false, "spikethickness": 1, "tickangle": 0, "tickcolor": "rgb(38,38,38)", "tickfont": {"color": "rgb(38,38,38)", "size": 12}, "ticklen": 3, "ticks": "inside", "ticktext": ["2", "4", "6", "8", "10", "12"], "tickvals": [2, 4, 6, 8, 10, 12], "title": {"font": {"color": "rgb(0, 0, 0)", "size": 13.2}, "text": ""}, "type": "linear", "visible": true, "zeroline": false}, "xaxis4": {"anchor": "y4", "autorange": false, "domain": [0.8654, 0.9859], "exponentformat": "none", "fixedrange": true, "gridcolor": "rgba(38,38,38,0.15)", "gridwidth": 1, "linecolor": "rgb(38,38,38)", "linewidth": 1, "mirror": true, "range": [0, 51.42], "showgrid": false, "showline": true, "showspikes": false, "side": "bottom", "spikedash": "solid", "spikemode": "across", "spikesides": false, "spikethickness": 1, "tickangle": 0, "tickcolor": "rgb(38,38,38)", "tickfont": {"color": "rgb(38,38,38)", "size": 10.8}, "ticklen": 3, "ticks": "", "ticktext": [], "tickvals": [], "title": {"font": {"color": "rgb(0, 0, 0)", "size": 11.88}, "text": ""}, "type": "linear", "visible": true, "zeroline": false}, "yaxis": {"anchor": "x", "autorange": false, "domain": [0.5863, 0.9199], "exponentformat": "none", "gridcolor": "rgba(38,38,38,0.15)", "gridwidth": 2, "linecolor": "rgb(38,38,38)", "linewidth": 2, "mirror": "ticks", "range": [-30, -3.699], "showgrid": false, "showline": true, "side": "left", "spikedash": "solid", "spikemode": "across", "spikesides": false, "spikethickness": 1, "tickangle": 0, "tickcolor": "rgb(38,38,38)", "tickfont": {"color": "rgb(38,38,38)", "size": 12}, "ticklen": 3, "ticks": "inside", "ticktext": {"elided": "236 str values"}, "tickvals": {"elided": "236 float values"}, "title": {"font": {"color": "rgb(0, 0, 0)", "size": 13.2}, "text": ""}, "type": "log", "visible": true, "zeroline": false}, "yaxis2": {"anchor": "x2", "autorange": false, "domain": [0.6494, 0.8568], "exponentformat": "none", "fixedrange": true, "gridcolor": "rgba(38,38,38,0.15)", "gridwidth": 1, "linecolor": "rgb(38,38,38)", "linewidth": 1, "mirror": true, "range": [66.36, 0], "showgrid": false, "showline": true, "showspikes": false, "side": "left", "spikedash": "solid", "spikemode": "across", "spikesides": false, "spikethickness": 1, "tickangle": 0, "tickcolor": "rgb(38,38,38)", "tickfont": {"color": "rgb(38,38,38)", "size": 10.8}, "ticklen": 3, "ticks": "", "ticktext": [], "tickvals": [], "title": {"font": {"color": "rgb(0, 0, 0)", "size": 11.88}, "text": ""}, "type": "linear", "visible": true, "zeroline": false}, "yaxis3": {"anchor": "x3", "autorange": false, "domain": [0.11, 0.4437], "exponentformat": "none", "gridcolor": "rgba(38,38,38,0.15)", "gridwidth": 2, "linecolor": "rgb(38,38,38)", "linewidth": 2, "mirror": "ticks", "range": [-30, -3.699], "showgrid": false, "showline": true, "side": "left", "spikedash": "solid", "spikemode": "across", "spikesides": false, "spikethickness": 1, "tickangle": 0, "tickcolor": "rgb(38,38,38)", "tickfont": {"color": "rgb(38,38,38)", "size": 12}, "ticklen": 3, "ticks": "inside", "ticktext": {"elided": "236 str values"}, "tickvals": {"elided": "236 float values"}, "title": {"font": {"color": "rgb(0, 0, 0)", "size": 13.2}, "text": ""}, "type": "log", "visible": true, "zeroline": false}, "yaxis4": {"anchor": "x4", "autorange": false, "domain": [0.1731, 0.3806], "exponentformat": "none", "fixedrange": true, "gridcolor": "rgba(38,38,38,0.15)", "gridwidth": 1, "linecolor": "rgb(38,38,38)", "linewidth": 1, "mirror": true, "range": [66.36, 0], "showgrid": false, "showline": true, "showspikes": false, "side": "left", "spikedash": "solid", "spikemode": "across", "spikesides": false, "spikethickness": 1, "tickangle": 0, "tickcolor": "rgb(38,38,38)", "tickfont": {"color": "rgb(38,38,38)", "size": 10.8}, "ticklen": 3, "ticks": "", "ticktext": [], "tickvals": [], "title": {"font": {"color": "rgb(0, 0, 0)", "size": 11.88}, "text": ""}, "type": "linear", "visible": true, "zeroline": false}}}
